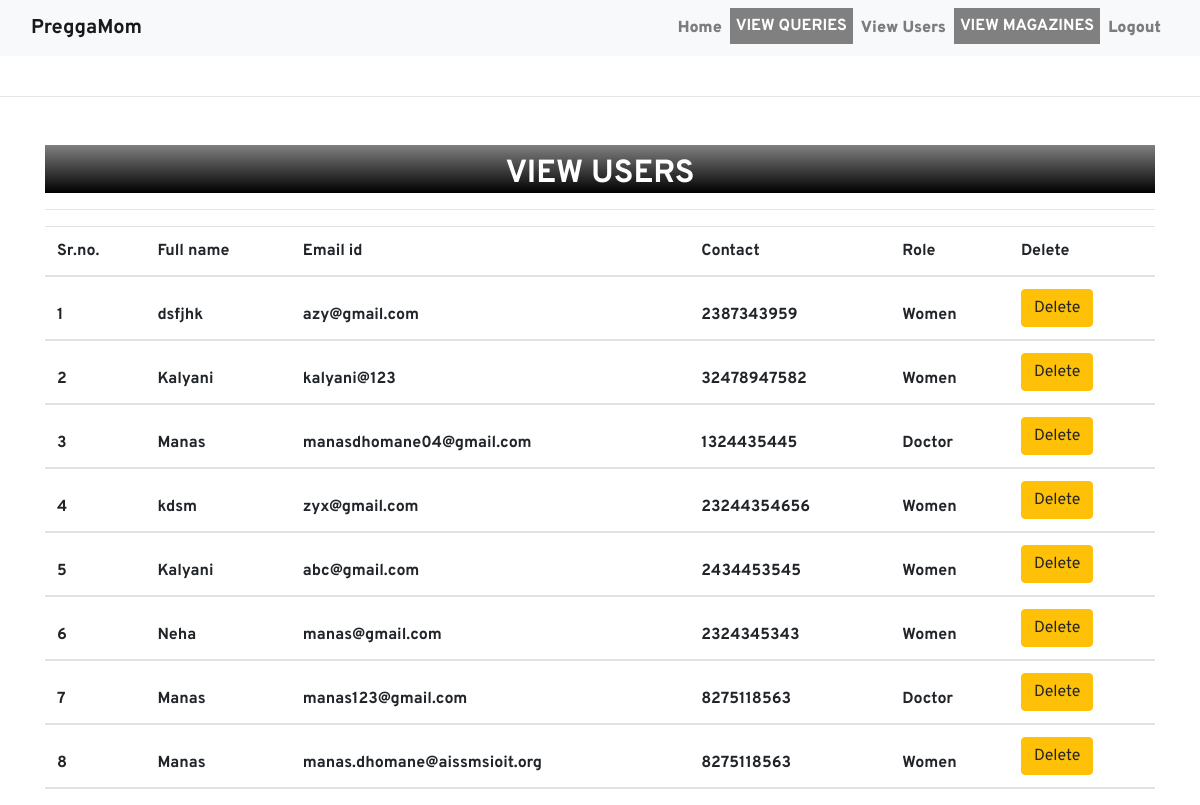
The app's page /view_users/ (signed in) with its own data.
### women/models.py (models this page shows)
class Signup(models.Model):
    user = models.ForeignKey(User,on_delete=models.CASCADE,null=True)
    contact = models.CharField(max_length=10,null=True)
    role = models.CharField(max_length=15,null=True)

### women/views.py (the view)
# urls.py: path('view_users/', view_users, name='view_users'),
@staff_member_required(login_url='/login_admin/')
def view_users(request):
    if not request.user.is_authenticated:
        return redirect('login_admin')
    users = Signup.objects.all()
    d = {'users':users}
    return render(request, 'view_users.html',d)

### women/templates/view_users.html (shortened to what this page needs)
{% extends 'admin_nav.html' %}
{% load static %}
{% block body %}
<div class="container mt-5">
    <h2 class="doabout text-center"></i><b>VIEW USERS</b></h2>
    <hr>
    <table class="table table=bordered" id="example">
        <thead>
            <tr>
                <th>Sr.no.</th>
                <th>Full name</th>
                <th>Email id</th>
                <th>Contact</th>
                <th>Role</th>
                <th>Delete</th>
            </tr>
            {% for i in users %}
            <tr>
                <th>{{ forloop.counter }}</th>
                <th>{{ i.user.first_name }}</th>
                <th>{{ i.user.username }}</th>
                <th>{{ i.contact }}</th>
                <th>{{ i.role }}</th>
                <th><a href="{% url 'delete_user' i.id %}" class="btn btn-warning" onclick="return confirm('Do you really want to delete user?')">Delete</a></th>
            </tr>
            {% endfor %}
        </thead>
    </table>
</div>
{% endblock %}

### women/static/style.css (style rules this page uses)
body { font-family: 'Overpass'; }
.doabout { margin-top:30px; padding-top: 10px; }

### women/templates/view_users.html (style rules this page uses)
.doabout { color:white; background: linear-gradient(grey,black); margin-top:30px; padding-top: 10px; }

### records on screen
Signup: user.first_name "dsfjhk", user.username "azy@gmail.com", contact "2387343959", role "Women"
Signup: user.first_name "Kalyani", user.username "kalyani@123", contact "32478947582", role "Women"
Signup: user.first_name "Manas", user.username "manasdhomane04@gmail.com", contact "1324435445", role "Doctor"
Signup: user.first_name "kdsm", user.username "zyx@gmail.com", contact "23244354656", role "Women"
Signup: user.first_name "Kalyani", user.username "abc@gmail.com", contact "2434453545", role "Women"
Signup: user.first_name "Neha", user.username "manas@gmail.com", contact "2324345343", role "Women"
Signup: user.first_name "Manas", user.username "manas123@gmail.com", contact "8275118563", role "Doctor"
Signup: user.first_name "Manas", user.username "manas.dhomane@aissmsioit.org", contact "8275118563", role "Women"
